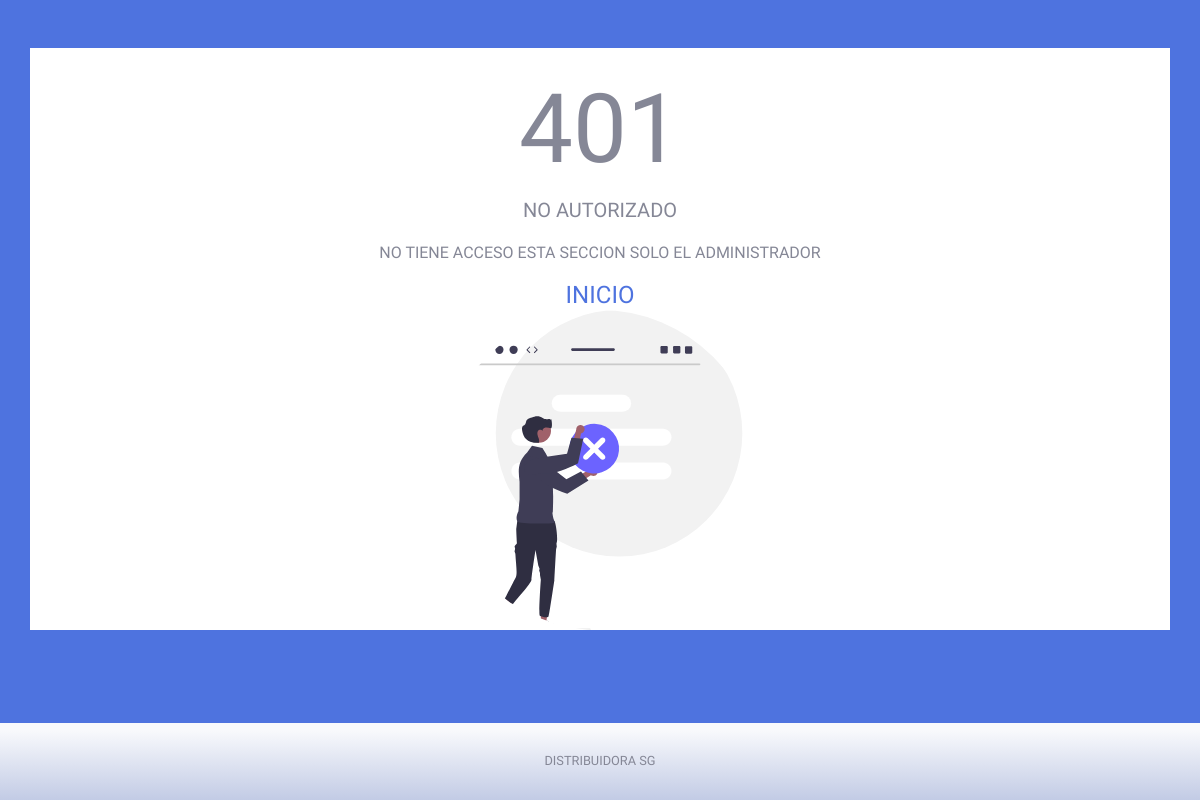
/index.php?c=vistasAd&a=adminUsuarios (signed in), run on an earlier commit of the app's database.
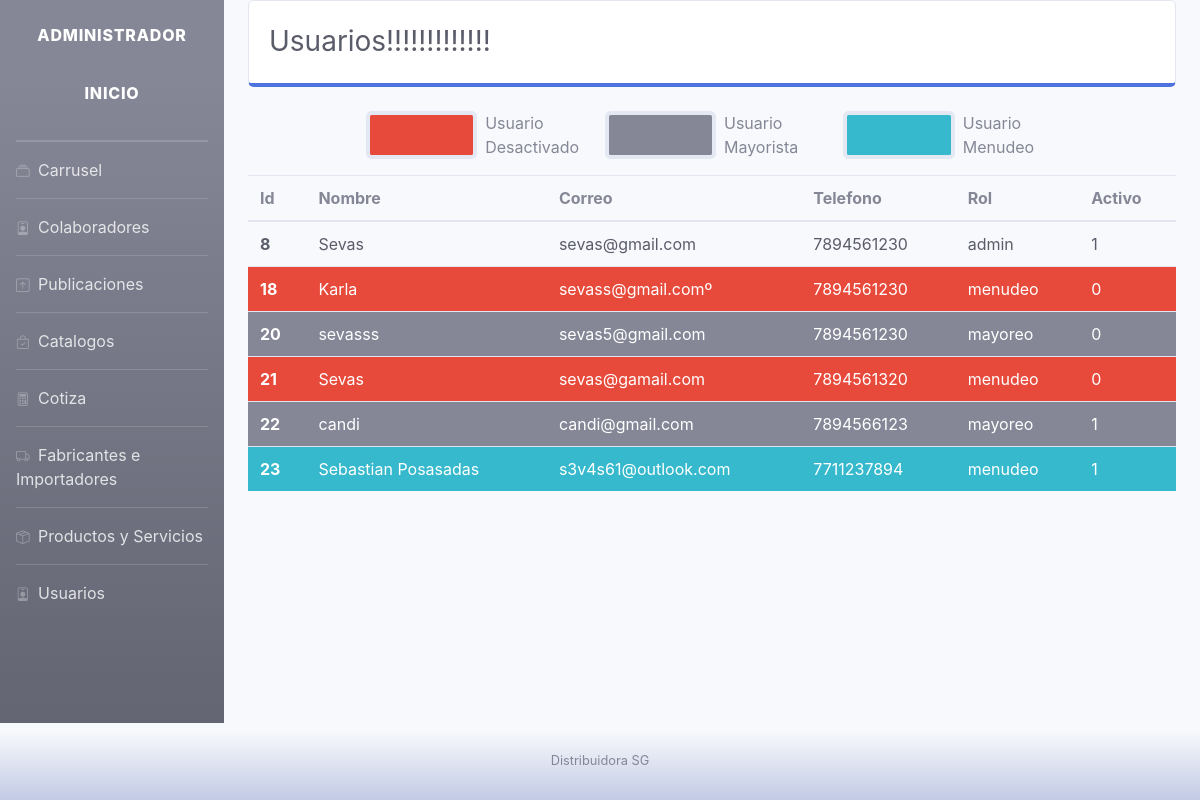
And on a later commit of the database.
### tables this page shows
CREATE TABLE `usuarios` (
  `id` int(11) NOT NULL,
  `nombre` varchar(50) NOT NULL,
  `correo` varchar(30) NOT NULL,
  `contrasena` varchar(50) NOT NULL,
  `telefono` varchar(11) NOT NULL,
  `rol` varchar(15) NOT NULL,
  `hash` varchar(33) NOT NULL,
  `activo` tinyint(1) NOT NULL
);

### database/database.php (called while the page is built, shortened)
<?php
class Database{
     public function __construct(){
        $this->value = $this->datos();
        $this->hostName = $this->value['host'];
        $this->dbname = $this->value['dbname'];
        $this->user = $this->value['user'];
        $this->pass = $this->value['password'];
        try {
            $options = [PDO::ATTR_ERRMODE => PDO::ERRMODE_EXCEPTION, PDO::ATTR_EMULATE_PREPARES => false];
            $this->conn = new PDO("mysql:host=" . $this->hostName. ";dbname=" . $this->dbname,$this->user, $this->pass,$options);
        } catch (PDOException $error) {
            die("El error es :" . $error->getMessage());
        }
    }
    function datos(){
        $ruta = 'config/configDb.json';
        $conf = file_get_contents($ruta);
        return json_decode($conf,true);
    }
}
?>

### models/modeloInicio.php (called while the page is built, shortened)
<?php
require_once("database/database.php");
class modeloInicio
{
    public $based;
    function __construct()
    {
        $this->based = new Database();
        $this->based = $this->based->conn;
    }
    public function getUsuarios()
    {
        $stringSql = "SELECT * FROM usuarios";
        $usuarios = $this->based->query($stringSql);
        $usuarios->execute();
        $us = $usuarios->fetchAll();
        return $us;
    }
}

### views/administrador/usuarios.php (the view, shortened to what the changed rows need)
<?php
include 'components/header.php';
?>
<div class="container-fluid">
  <div class="card mb-4 py-1 border-bottom-primary">
    <div class="card-body">
      <div class="d-sm-flex align-items-center ">
        <h1 class="h3 mb-0 text-gray-800">Usuarios!!!!!!!!!!!!!</h1>
      </div>
    </div>
  </div>
<div class="d-flex justify-content-center mb-3">
  <div class="row justify-content-around">
<div class="col-4 row no-gutters">
  <div class="col bg-danger rounded" style="width:4rem;height:3rem; border:.25rem #e4e8f3 solid ;"></div>
  <div class="col "><p class="ml-2 card-text">Usuario Desactivado</p></div>
</div>
<div class="col-4 row no-gutters">
  <div class="col bg-secondary rounded" style="width:4rem;height:3rem; border:.25rem #e4e8f3 solid ;"></div>
  <div class="col "><p class="ml-2 card-text">Usuario Mayorista</p></div>
</div>
<div class="col-4 row no-gutters">
  <div class="col bg-info rounded" style="width:4rem;height:3rem; border:.25rem #e4e8f3 solid ;"></div>
  <div class="col "><p class="ml-2 card-text">Usuario Menudeo</p></div>
</div>
</div>
</div>
<table class="table">
  <thead class="theadt">
    <tr>
      <th scope="col">Id</th>
      <th scope="col">Nombre</th>
      <th scope="col">Correo</th>
      <th scope="col">Telefono</th>
      <th scope="col">Rol</th>
      <th scope="col">Activo</th>
    </tr>
  </thead>
  <tbody>
    <?php foreach ($data['usuarios'] as $key ) {
      $txt=" text-white";
      switch ($key['rol']) {
      case 'menudeo':
        if($key['activo']==0){
          $bg = "bg-danger";
        }else{
          $bg = "bg-info";
        }
        break;
      case "mayoreo":
        $bg = "bg-secondary";
        break;
      default:
       $bg="bg-light";
       $txt = " text-dark";
        break;
    } ?>
    <tr class="<?= $bg?> <?= $txt?> ">
      <th scope="row"><?= $key['id']?></th>
      <td><?= $key['nombre']?></td>
      <td><?= $key['correo']?></td>
      <td><?= $key['telefono']?></td>
      <td><?= $key['rol']?></td>
      <td><?= $key['activo']?></td>
    </tr>
    <?php }?>
  </tbody>
</table>
</div>
</div>
<?php
include 'components/footer.php';
?>

### views/static/errores.php
<?php
include('views/components/header.php');
?>
      <div class="container bg-white mt-5">
        <div class="row justify-content-center">
          <div class="col-lg-6">
            <div class="text-center mt-4">
              <h1 class="display-1">401</h1>
              <p class="lead">NO AUTORIZADO</p>
              <p>NO TIENE ACCESO ESTA SECCION SOLO EL ADMINISTRADOR</p>
              <a href="index.php?c=vistas&a=index" class="text-primary stretched-link h4"> INICIO</a><br>
              <img class="img-profile  rounded-circle " style="width: 20rem; height: 20rem;" src="images/error.svg">
            </div>
          </div>
        </div>
      </div>
<?php
include('views/components/footer.php');
?>

### views/components/footer.php (shortened to what the changed rows need)
<br><br><br><br>
<footer class="sticky-footer bg-gradient-light  fixed-bottom mt-3">
  <div class="container mx-auto">
    <div class="copyright text-center my-auto">
      <span>DISTRIBUIDORA SG</span>
    </div>
  </div>
</footer>
</body>
</html>

### views/administrador/components/header.php (shortened to what the changed rows need)
<html lang="es">
<head>
  <link rel="stylesheet" href="https://cdn.jsdelivr.net/npm/bootstrap-icons@1.6.1/font/bootstrap-icons.css">
  <link rel="stylesheet" href="https://cdn.jsdelivr.net/npm/bootstrap@4.6.0/dist/css/bootstrap.min.css">
  <link rel="stylesheet" href="views/administrador/sb-admin-2.css">
  <link rel="stylesheet" href="https://cdnjs.cloudflare.com/ajax/libs/toastr.js/latest/css/toastr.min.css">
</head>
<body id="page-top">
  <div id="wrapper">
    <ul class="navbar-nav bg-gradient-secondary sidebar sidebar-dark accordion" id="accordionSidebar">
      <a class="sidebar-brand d-flex align-items-center justify-content-center" href="#">
        <div class="sidebar-brand-text mx-0 ">Administrador</div>
      </a>
      <a class="sidebar-brand d-flex align-items-center justify-content-center pt-0" href="index.php">
      <div class="sidebar-brand-text pt-0 ">Inicio</div>
    </a>
      <hr class="sidebar-divider my-0">
      <hr class="sidebar-divider my-0">
      <li class="nav-item">
        <a href="index.php?c=vistasAd&a=adminCarrusel" class="nav-link">
          <i class="bi bi-collection"></i>
          Carrusel
        </a>
      </li>
      <hr class="sidebar-divider my-0">
      <li class="nav-item">
        <a href="index.php?c=vistasAd&a=adminColaboradores" class="nav-link">
          <i class="bi bi-person-badge"></i>
          Colaboradores
        </a>
      </li>
      <hr class="sidebar-divider my-0">
      <li class="nav-item">
        <a href="index.php?c=vistasAd&a=adminPublicaciones" class="nav-link">
          <i class="bi bi-arrow-up-square"></i>
          Publicaciones
        </a>
      </li>
      <hr class="sidebar-divider my-0">
      <li class="nav-item">
        <a href="index.php?c=vistasAd&a=adminCatalogos" class="nav-link">
        <i class="bi bi-bag-check"></i>
          Catalogos
        </a>
      </li>
        <hr class="sidebar-divider my-0">
      <li class="nav-item">
        <a href="index.php?c=vistasAd&a=adminCotiza" class="nav-link">
        <i class="bi bi-calculator"></i>
          Cotiza
        </a>
      </li>
      <hr class="sidebar-divider  my-0">
      <li class="nav-item">
        <a href="index.php?c=vistasAd&a=adminFabricante" class="nav-link">
        <i class="bi bi-truck"></i>
          Fabricantes e Importadores
        </a>
      </li>
      <hr class="sidebar-divider  my-0">
      <li class="nav-item">
        <a href="index.php?c=vistasAd&a=adminProductosServ" class="nav-link">
        <i class="bi bi-box-seam"></i>
          Productos y Servicios
        </a>
      </li>
      <hr class="sidebar-divider my-0">
      <li class="nav-item">
        <a href="index.php?c=vistasAd&a=adminUsuarios" class="nav-link">
        <i class="bi bi-person-badge"></i>
          Usuarios
        </a>
      </li>
    </ul>
    <div id="content-wrapper" class="d-flex flex-column">
      <div id="content">

### views/administrador/components/footer.php (shortened to what the changed rows need)
</div>
         <footer class="sticky-footer bg-gradient-light mt-15  fixed-bottom">
           <div class="container my-auto">
             <div class="copyright text-center my-auto">
               <span>Distribuidora SG</span>
             </div>
           </div>
         </footer>
       </div>
      </body>
   </html>

What changed in the data, as far as the page shows it:
now on this page (row edited): usuarios: id "8", nombre "Sevas", correo "sevas@gmail.com", telefono "7894561230", rol "admin", activo "1"
added usuarios: id "18", nombre "Karla", correo "sevass@gmail.comº", telefono "7894561230", rol "menudeo", activo "0"
added usuarios: id "20", nombre "sevasss", correo "sevas5@gmail.com", telefono "7894561230", rol "mayoreo", activo "0"
added usuarios: id "21", nombre "Sevas", correo "sevas@gamail.com", telefono "7894561320", rol "menudeo", activo "0"
added usuarios: id "22", nombre "candi", correo "candi@gmail.com", telefono "7894566123", rol "mayoreo", activo "1"
added usuarios: id "23", nombre "Sebastian Posasadas", correo "s3v4s61@outlook.com", telefono "7711237894", rol "menudeo", activo "1"
Also different on the page:
text no longer shown: "401 NO AUTORIZADO NO TIENE ACCESO ESTA SECCION SOLO EL ADMINISTRADOR DISTRIBUIDORA SG"
text now shown: "ADMINISTRADOR Carrusel Colaboradores Publicaciones Catalogos Cotiza Fabricantes e Importadores Productos y Servicios Usuarios Usuarios!!!!!!!!!!!!! Usuario Desactivado Usuario Mayorista Usuario Menudeo Id Nombre Correo Telefono Rol Activo Distribuidora SG"
